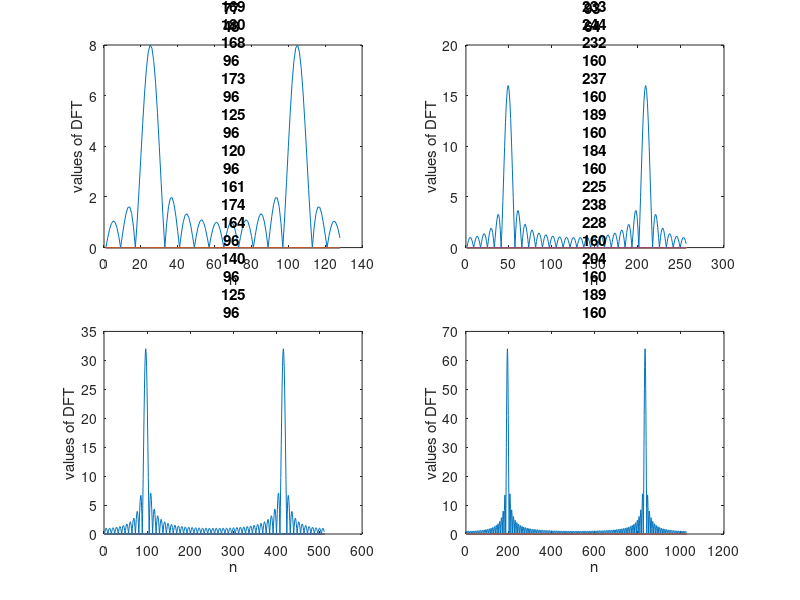

Source code (MATLAB):
fo = 12;
fs = 64;
L = 16;
for b = 1:4
    
    x = zeros(L);
    for k = 0:L-1
        x(k+1)= cos((2*pi*fo*k)/fs);
    end

    y = fft(x,8*L);
    subplot(2,2,b);
    plot(abs(y));
    str = "DFT of signal with m = 8 and L = " + L;
    title(str);
    xlabel("n");
    ylabel("values of DFT");
    L = L*2;
end
